Frame 1 (no input): blank canvas, image omitted
Frame 60 (the mouse pressed at the canvas centre just before this capture): blank canvas, image omitted
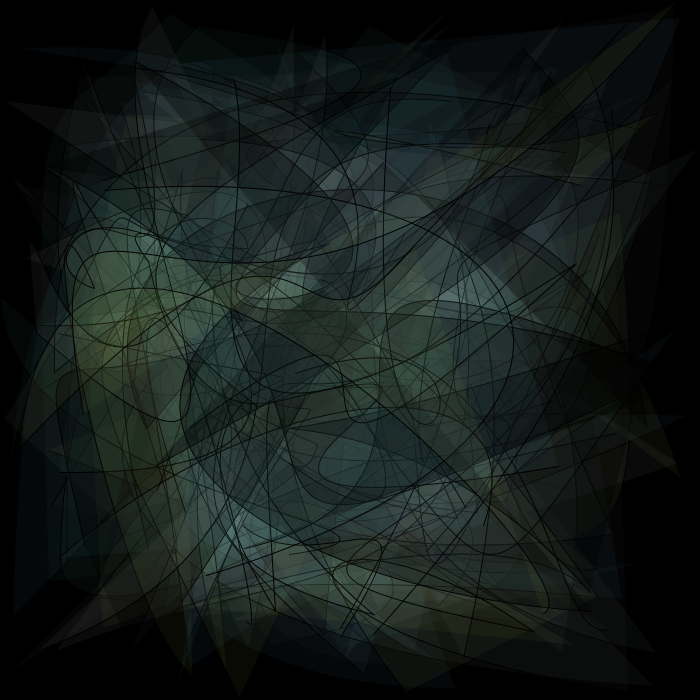
Frame 120 (the mouse held since frame 60 and released just before this capture)

The Processing sketch whose frames 1 and 60 were blank and that drew this single picture after the mouse press (run headless with seeded random() and noise(); from frame 60 on, the mouse is pressed at the canvas centre):

// Processing sketch: april15sometimesblack
// ── april15sometimesblack.pde
PImage img, img2, img3, img4, img5;
color[] colours = {#66CCFF, #5D6B70, #59a699, #DEFF69, #B1C2C9, #FFFFFF};
color COLOUR;
int i;
int WINDOWSIZE;
boolean started;

color getNextColour(){
  i++;
  return colours[i%colours.length];
}

void setup() {
    frameRate(30);

  started = false;
  WINDOWSIZE = 700;
  surface.setSize(WINDOWSIZE, WINDOWSIZE); 
  i = 0;
  strokeWeight(1);
  mybackground();

  text("Click!",WINDOWSIZE/2,WINDOWSIZE/2);
  fill(255, 10);

}
void mybackground() {
  background(0);
}

void mousePressed(){
  if(!started){
     started = true;
  }

  mybackground();

}

void draw() {
  if(started) {
  sketchyCircle();
  }
}

boolean coinToss(){
  return int(random(10)) == 1; 
}

void sketchyCircle(){
  beginShape();
  int x1 = int(random(WINDOWSIZE));
  int y1 = int(random(WINDOWSIZE));
  if(coinToss()){
    fill(0,90);
  } else {
    fill(getNextColour(), 10);
  }

  vertex(int(random(WINDOWSIZE)),int(random(WINDOWSIZE)));
  //bezierVertex(0, 0, WINDOWSIZE, x1, y1, WINDOWSIZE);
  //bezierVertex(0, 0, WINDOWSIZE, y1, x1, WINDOWSIZE);
  //bezierVertex(0, 0, WINDOWSIZE, x1, x1, WINDOWSIZE);
  bezierVertex(int(random(WINDOWSIZE)), int(random(WINDOWSIZE)), int(random(100)), x1, x1, int(random(WINDOWSIZE)));

  bezierVertex(int(random(WINDOWSIZE)), int(random(WINDOWSIZE)), int(random(WINDOWSIZE)), y1, y1, int(random(WINDOWSIZE)));
  //bezierVertex(0, 0, x1, WINDOWSIZE, WINDOWSIZE, y1);

  endShape();
  
  beginShape();
  vertex(int(random(WINDOWSIZE)),int(random(WINDOWSIZE)));
  //bezierVertex(0, 0, WINDOWSIZE, x1, y1, WINDOWSIZE);
  //bezierVertex(0, 0, WINDOWSIZE, y1, x1, WINDOWSIZE);
  //bezierVertex(0, 0, WINDOWSIZE, x1, x1, WINDOWSIZE);
  //bezierVertex(0, 0, WINDOWSIZE, x1, x1, WINDOWSIZE);

  //bezierVertex(0, 0, WINDOWSIZE, y1, y1, WINDOWSIZE);
  bezierVertex(int(random(WINDOWSIZE)), int(random(WINDOWSIZE)), x1, int(random(WINDOWSIZE)), int(random(WINDOWSIZE)), y1);

  endShape();

}
